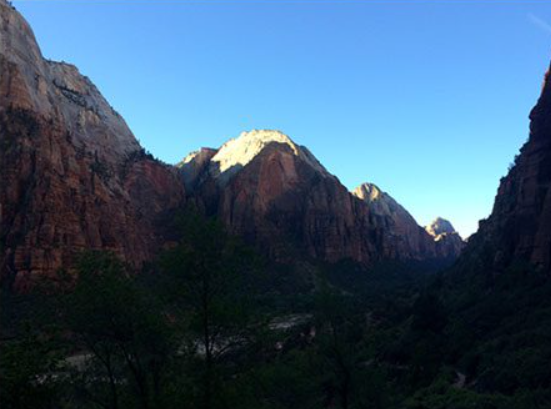
#> input picture lab_images/1.png, 551 x 409 px, found by its file name
$ jupyter execute lab_practice_04.ipynb
#> lines starting #> are read from the running program, lines starting #| are printed output that depends on the picture
[cell 1]
import cv2
import numpy as np
import matplotlib.pyplot as plt


def load_image(path):
#> called with path = 'labe_images/1.png'
    image = cv2.imread(path, cv2.IMREAD_GRAYSCALE)
#> image: shape (409, 551); min 0, max 254, mean 83.8
    if image is None:
        raise ValueError("Image not found")
    return image


def equalize_image(image):
    return cv2.equalizeHist(image)


def plot_result(original, equalized):
    plt.figure(figsize=(10, 5))

    plt.subplot(2, 2, 1)
    plt.imshow(original, cmap="gray")
    plt.title("Original")
    plt.axis("off")

    plt.subplot(2, 2, 2)
    plt.hist(original.ravel(), 256, [0, 256])
    plt.title("Histogram (Original)")

    plt.subplot(2, 2, 3)
    plt.imshow(equalized, cmap="gray")
    plt.title("Equalized")
    plt.axis("off")

    plt.subplot(2, 2, 4)
    plt.hist(equalized.ravel(), 256, [0, 256])
    plt.title("Histogram (Equalized)")

    plt.tight_layout()
    plt.show()
#> figure, not shown here; panel 2: tallest bar 52064 high, from x = 21 to 22; panel 4: tallest bar 52076 high, from x = 71 to 72


image_path = "labe_images/1.png"

original = load_image(image_path)
equalized = equalize_image(original)
plot_result(original, equalized)

[cell 2]
import cv2
import matplotlib.pyplot as plt


def load_color_image(path):
#> called with path = 'lab_images/1.png'
    image = cv2.imread(path, cv2.IMREAD_COLOR)
#> image is the input picture: shape (409, 551, 3); mean B, G, R 112.1, 87.7, 59.3
    if image is None:
        raise ValueError("Image not found")
    return image


def equalize_bgr_channels(image_bgr):
    b, g, r = cv2.split(image_bgr)
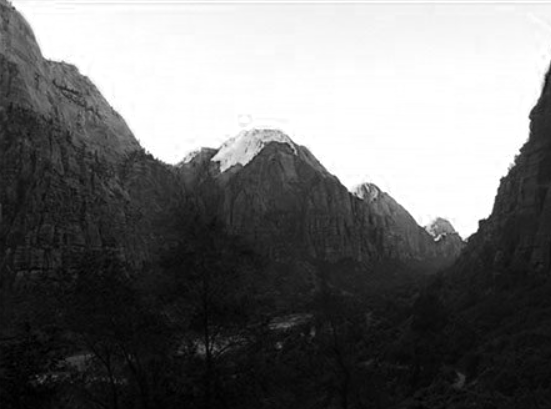
#> b: shape (409, 551); min 0, max 255, mean 112.1
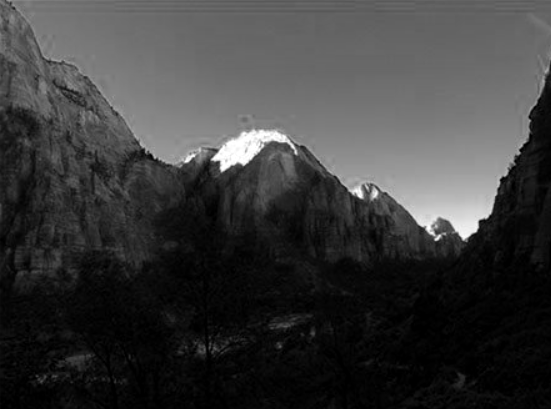
#> r: shape (409, 551); min 0, max 255, mean 59.3
    b = cv2.equalizeHist(b)
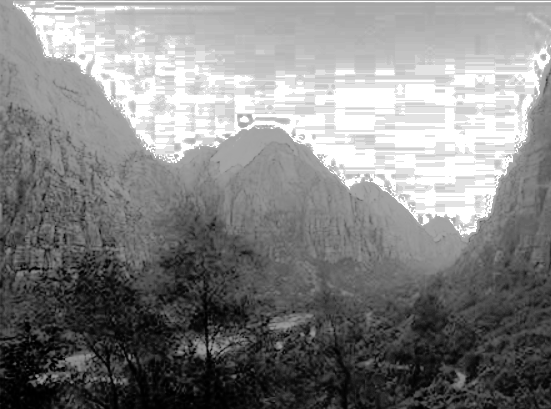
#> b: shape (409, 551); min 0, max 255, mean 130.9
    g = cv2.equalizeHist(g)
    r = cv2.equalizeHist(r)
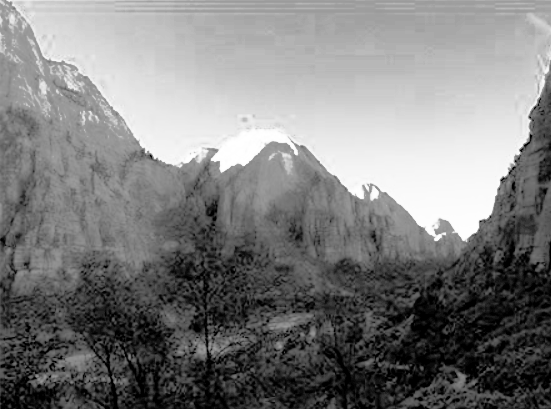
#> r: shape (409, 551); min 0, max 255, mean 125.8
    return cv2.merge((b, g, r))
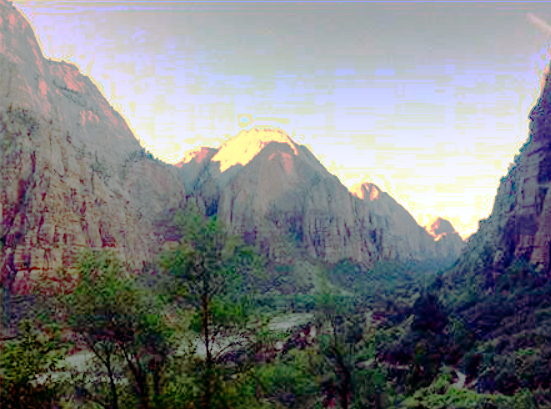
#> returned value: shape (409, 551, 3); mean of channels 0, 1, 2 130.9, 129, 125.8; drawn as B, G, R


def show_before_after(original_bgr, equalized_bgr):
    original_rgb = cv2.cvtColor(original_bgr, cv2.COLOR_BGR2RGB)
    equalized_rgb = cv2.cvtColor(equalized_bgr, cv2.COLOR_BGR2RGB)

    plt.figure(figsize=(10, 5))

    plt.subplot(1, 2, 1)
    plt.imshow(original_rgb)
    plt.title("Original")
    plt.axis("off")

    plt.subplot(1, 2, 2)
    plt.imshow(equalized_rgb)
    plt.title("Equalized (Per-Channel)")
    plt.axis("off")

    plt.tight_layout()
    plt.show()


image_path = "lab_images/1.png"
original = load_color_image(image_path)
equalized = equalize_bgr_channels(original)
show_before_after(original, equalized)

[cell 3]
import cv2
import matplotlib.pyplot as plt
from skimage import exposure


def load_grayscale(path):
#> call 2 of load_grayscale, with path = 'lab_images/2.png'
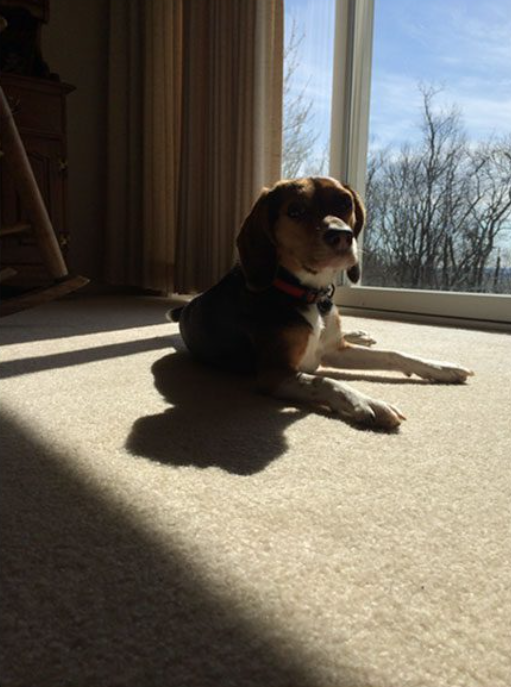
#> input picture lab_images/2.png, 511 x 687 px
#> in load_grayscale (call 2), `image = cv2.imread(path, cv2.IMREAD_GRAYSCALE)`:
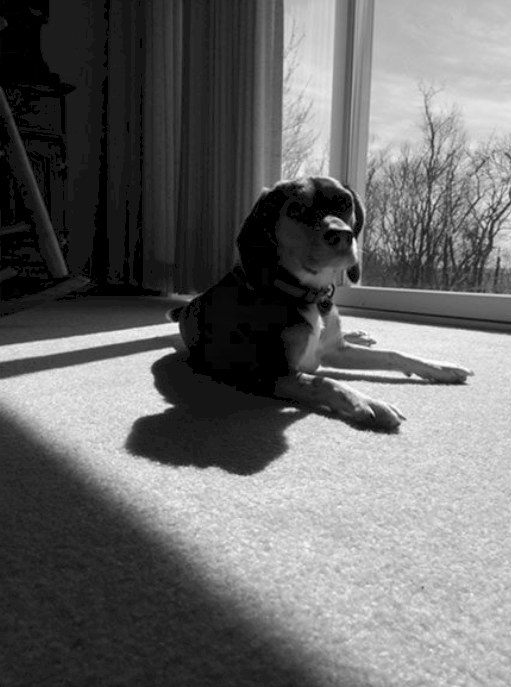
#> image: shape (687, 511); min 0, max 254, mean 105.8
    image = cv2.imread(path, cv2.IMREAD_GRAYSCALE)
    if image is None:
        raise ValueError("Image not found")
    return image


def match_histogram(source, target):
    matched = exposure.match_histograms(source, target)
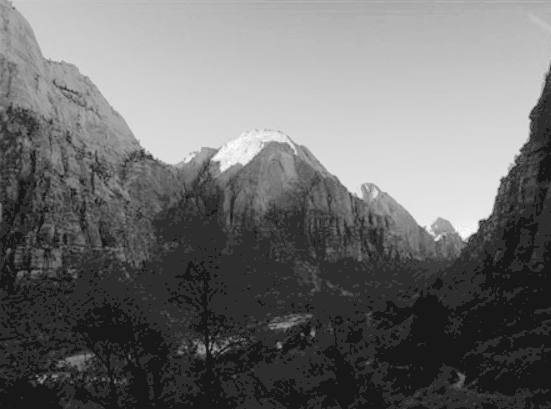
#> matched: shape (409, 551) float64; min 24.32, max 254, mean 111.2
    return matched.astype("uint8")
#> returned value: shape (409, 551)


def show_result(source, target, matched):
    plt.figure(figsize=(15, 5))

    plt.subplot(3, 3, 1)
    plt.imshow(source, cmap="gray")
    plt.title("Source")
    plt.axis("off")

    plt.subplot(3, 3, 2)
    plt.hist(source.ravel(), 256, [0, 256])
    plt.title("Histogram (Source)")

    plt.subplot(3, 3, 4)
    plt.imshow(target, cmap="gray")
    plt.title("Target")
    plt.axis("off")

    plt.subplot(3, 3, 5)
    plt.hist(target.ravel(), 256, [0, 256])
    plt.title("Histogram (Target)")

    plt.subplot(3, 3, 7)
    plt.imshow(matched, cmap="gray")
    plt.title("Matched")
    plt.axis("off")

    plt.subplot(3, 3, 8)
    plt.hist(matched.ravel(), 256, [0, 256])
    plt.title("Histogram (Matched)")

    plt.tight_layout()
    plt.show()
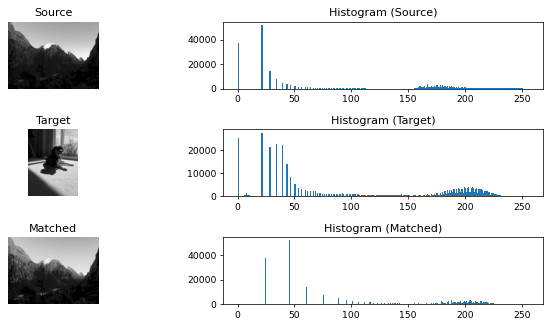
#> figure drawn by matplotlib, 6 panels; panel 2: tallest bar 52064 high, from x = 21 to 22; panel 4: tallest bar 27414 high, from x = 21 to 22; panel 6: tallest bar 52076 high, from x = 45 to 46


source_path = "lab_images/1.png"
target_path = "lab_images/2.png"

source = load_grayscale(source_path)
target = load_grayscale(target_path)
matched = match_histogram(source, target)
show_result(source, target, matched)

[cell 4]
import cv2
import matplotlib.pyplot as plt
from skimage import exposure


def load_grayscale(path):
    image = cv2.imread(path, cv2.IMREAD_GRAYSCALE)
    if image is None:
        raise ValueError("Image not found")
    return image


def equalize(image):
    return cv2.equalizeHist(image)


def match_histogram(source, target):
    matched = exposure.match_histograms(source, target)
    return matched.astype("uint8")


def show_result(original, equalized, target, matched):
    plt.figure(figsize=(15, 8))

    plt.subplot(2, 4, 1)
    plt.imshow(original, cmap="gray")
    plt.title("Original")
    plt.axis("off")

    plt.subplot(2, 4, 2)
    plt.imshow(equalized, cmap="gray")
    plt.title("Equalized")
    plt.axis("off")

    plt.subplot(2, 4, 3)
    plt.imshow(target, cmap="gray")
    plt.title("Target")
    plt.axis("off")

    plt.subplot(2, 4, 4)
    plt.imshow(matched, cmap="gray")
    plt.title("Matched (Eq -> Target)")
    plt.axis("off")

    plt.subplot(2, 4, 5)
    plt.hist(original.ravel(), 256, [0, 256])
    plt.title("Hist (Original)")

    plt.subplot(2, 4, 6)
    plt.hist(equalized.ravel(), 256, [0, 256])
    plt.title("Hist (Equalized)")

    plt.subplot(2, 4, 7)
    plt.hist(target.ravel(), 256, [0, 256])
    plt.title("Hist (Target)")

    plt.subplot(2, 4, 8)
    plt.hist(matched.ravel(), 256, [0, 256])
    plt.title("Hist (Matched)")

    plt.tight_layout()
    plt.show()
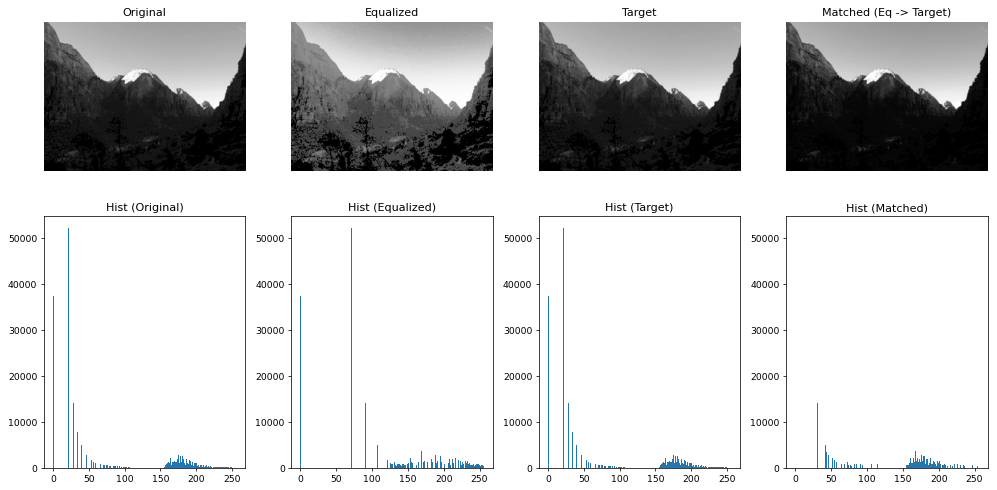
#> figure drawn by matplotlib, 8 panels; panel 5: tallest bar 52064 high, from x = 21 to 22; panel 6: tallest bar 52076 high, from x = 71 to 72; panel 7: tallest bar 52064 high, from x = 21 to 22; panel 8: tallest bar 52076 high, from x = 27 to 28


source_path = "lab_images/1.png"
target_path = "lab_images/1.png"

original = load_grayscale(source_path)
target = load_grayscale(target_path)

equalized = equalize(original)
matched = match_histogram(equalized, target)

show_result(original, equalized, target, matched)
